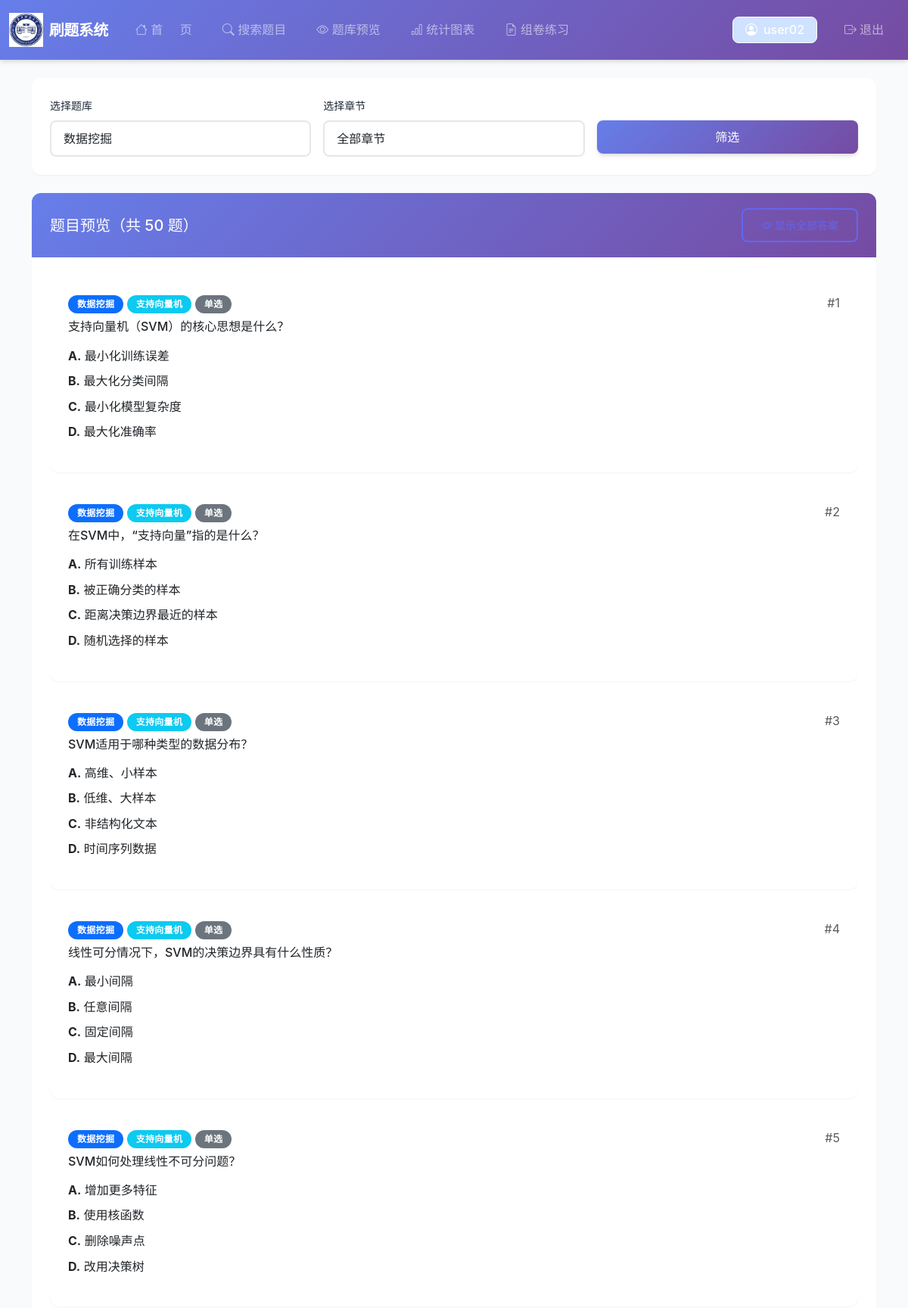
Screenshot of /user/preview.php?bank_id=1 (signed in, upper part) with the database file from the repository.
### tables this page shows
CREATE TABLE IF NOT EXISTS questions (
                                         id INT PRIMARY KEY AUTO_INCREMENT COMMENT '题目ID，主键，自增',
                                         bank_id INT NOT NULL COMMENT '所属题库ID',
                                         chapter_id INT NOT NULL COMMENT '所属章节ID',
                                         title TEXT NOT NULL COMMENT '题目内容，非空',
                                         type ENUM('single', 'multiple', 'fill', 'essay') NOT NULL COMMENT '题目类型：single(单选题)/multiple(多选题)/fill(填空题)/essay(简答题)',
    answer JSON NOT NULL COMMENT '正确答案，JSON格式存储',
    analysis TEXT COMMENT '题目解析',
    created_at TIMESTAMP DEFAULT CURRENT_TIMESTAMP COMMENT '创建时间，默认当前时间戳',
    FOREIGN KEY (bank_id) REFERENCES question_banks(id) ON DELETE CASCADE,
    FOREIGN KEY (chapter_id) REFERENCES chapters(id) ON DELETE CASCADE,
    INDEX idx_bank_id (bank_id),
    INDEX idx_chapter_id (chapter_id),
    INDEX idx_type (type)
    );

CREATE TABLE IF NOT EXISTS question_banks (
                                              id INT PRIMARY KEY AUTO_INCREMENT COMMENT '题库ID，主键，自增',
                                              name VARCHAR(100) NOT NULL COMMENT '题库名称，非空',
    description TEXT COMMENT '题库描述',
    created_at TIMESTAMP DEFAULT CURRENT_TIMESTAMP COMMENT '创建时间，默认当前时间戳'
    );

CREATE TABLE IF NOT EXISTS chapters (
                                        id INT PRIMARY KEY AUTO_INCREMENT COMMENT '章节ID，主键，自增',
                                        bank_id INT NOT NULL COMMENT '所属题库ID',
                                        chapter_name VARCHAR(100) NOT NULL COMMENT '章节名称，非空',
    sort_order INT DEFAULT 0 COMMENT '排序顺序，默认0',
    created_at TIMESTAMP DEFAULT CURRENT_TIMESTAMP COMMENT '创建时间，默认当前时间戳',
    FOREIGN KEY (bank_id) REFERENCES question_banks(id) ON DELETE CASCADE,
    INDEX idx_bank_id (bank_id)
    );

CREATE TABLE IF NOT EXISTS options (
                                       id INT PRIMARY KEY AUTO_INCREMENT COMMENT '选项ID，主键，自增',
                                       question_id INT NOT NULL COMMENT '所属题目ID',
                                       option_label VARCHAR(10) NOT NULL COMMENT '选项标签，如A、B、C、D',
    option_text TEXT NOT NULL COMMENT '选项内容，非空',
    sort_order INT DEFAULT 0 COMMENT '排序顺序，默认0',
    FOREIGN KEY (question_id) REFERENCES questions(id) ON DELETE CASCADE,
    INDEX idx_question_id (question_id)
    );

### user/preview.php (the view, shortened to what this page needs)
<?php
$pdo = getDB();
$banks = $pdo->query("SELECT * FROM question_banks ORDER BY name")->fetchAll();
$bankId = isset($_GET['bank_id']) ? intval($_GET['bank_id']) : 0;
$questions = [];
if ($bankId) {
    $where = ["q.bank_id = ?"];
    $params = [$bankId];
    $sql = "SELECT q.*, qb.name as bank_name, c.chapter_name
            FROM questions q
            LEFT JOIN question_banks qb ON qb.id = q.bank_id
            LEFT JOIN chapters c ON c.id = q.chapter_id
            WHERE " . implode(" AND ", $where) . "
            ORDER BY c.sort_order, q.id";
    $stmt = $pdo->prepare($sql);
    $stmt->execute($params);
    $questions = $stmt->fetchAll();
    foreach ($questions as &$q) {
        $stmt = $pdo->prepare("SELECT * FROM options WHERE question_id = ? ORDER BY sort_order");
        $stmt->execute([$q['id']]);
        $q['options'] = $stmt->fetchAll();
    }
}
?>
<?php include '../includes/header.php'; ?>
<?php include 'includes/navbar.php'; ?>
<div class="container">
    <div class="card mb-4">
        <div class="card-body">
            <form method="GET" class="row g-3">
                <div class="col-md-4">
                    <label class="form-label">选择题库</label>
                    <select class="form-select" name="bank_id" onchange="this.form.submit()">
                        <?php foreach ($banks as $bank): ?>
                            <option value="<?php echo $bank['id']; ?>" <?php echo ($bankId == $bank['id']) ? 'selected' : ''; ?>>
                                <?php echo htmlspecialchars($bank['name']); ?>
                            </option>
                        <?php endforeach; ?>
                    </select>
                </div>
                <div class="col-md-4">
                    <label class="form-label">选择章节</label>
                    <select class="form-select" name="chapter_id" onchange="this.form.submit()">
                        <option value="">全部章节</option>
                    </select>
                </div>
                <div class="col-md-4">
                    <label class="form-label">&nbsp;</label>
                    <button type="submit" class="btn btn-primary w-100">筛选</button>
                </div>
            </form>
        </div>
    </div>
    <?php if (empty($questions)): ?>
        <div class="card">
            <div class="card-body text-center text-muted py-5">
                <i class="bi bi-inbox" style="font-size: 3rem;"></i>
                <p class="mt-3">请选择题库和章节进行预览</p>
            </div>
        </div>
    <?php else: ?>
        <div class="card">
            <div class="card-header d-flex justify-content-between align-items-center">
                <h5 class="mb-0">题目预览（共 <?php echo count($questions); ?> 题）</h5>
                <button class="btn btn-sm btn-outline-primary" onclick="toggleAllAnswers()" id="toggleAllBtn">
                    <i class="bi bi-eye" id="toggleAllIcon"></i>
                    <span id="toggleAllText">显示全部答案</span>
                </button>
            </div>
            <div class="card-body">
                <?php foreach ($questions as $index => $q): ?>
                    <div class="card mb-3 question-item">
                        <div class="card-body">
                            <div class="d-flex justify-content-between mb-2">
                                <div>
                                    <span class="badge bg-primary"><?php echo htmlspecialchars($q['bank_name']); ?></span>
                                    <span class="badge bg-info"><?php echo htmlspecialchars($q['chapter_name']); ?></span>
                                    <?php
                                    $typeNames = ['single' => '单选', 'multiple' => '多选', 'fill' => '填空', 'essay' => '论述'];
                                    echo '<span class="badge bg-secondary">' . ($typeNames[$q['type']] ?? $q['type']) . '</span>';
                                    ?>
                                </div>
                                <span class="text-muted">#<?php echo $index + 1; ?></span>
                            </div>
                            <h6 class="mb-3"><?php echo htmlspecialchars($q['title']); ?></h6>
                            <?php if (!empty($q['options'])): ?>
                                <div class="mb-3">
                                    <?php foreach ($q['options'] as $opt): ?>
                                        <div class="mb-2">
                                            <strong><?php echo htmlspecialchars($opt['option_label']); ?>.</strong>
                                            <?php echo htmlspecialchars($opt['option_text']); ?>
                                        </div>
                                    <?php endforeach; ?>
                                </div>
                            <?php endif; ?>
                        </div>
                    </div>
                <?php endforeach; ?>
            </div>
        </div>
    <?php endif; ?>
</div>
<?php include '../includes/footer.php'; ?>

### assets/css/style.css (style rules this page uses)
:root { --primary-color: #6366f1; --primary-dark: #4f46e5; --primary-light: #818cf8; --primary-gradient: linear-gradient(135deg, #667eea 0%, #764ba2 100%); --primary-gradient-light: linear-gradient(135deg, #818cf8 0%, #a78bfa 100%); --success-color: #10b981; --danger-color: #ef4444; --warning-color: #f59e0b; --info-color: #3b82f6; --text-primary: #1f2937; --text-secondary: #6b7280; --text-light: #9ca3af; --bg-primary: #ffffff; --bg-secondary: #f9fafb; --bg-tertiary: #f3f4f6; --border-color: #e5e7eb; --border-radius: 12px; --border-radius-sm: 8px; --border-radius-lg: 16px; --shadow-sm: 0 1px 2px 0 rgba(0, 0, 0, 0.05); --shadow-md: 0 4px 6px -1px rgba(0, 0, 0, 0.1), 0 2px 4px -1px rgba(0, 0, 0, 0.06); --shadow-lg: 0 10px 15px -3px rgba(0, 0, 0, 0.1), 0 4px 6px -2px rgba(0, 0, 0, 0.05); --shadow-xl: 0 20px 25px -5px rgba(0, 0, 0, 0.1), 0 10px 10px -5px rgba(0, 0, 0, 0.04); --transition: all 0.3s cubic-bezier(0.4, 0, 0.2, 1); }
* { margin: 0; padding: 0; box-sizing: border-box; }
body { font-family: -apple-system, BlinkMacSystemFont, 'Segoe UI', 'PingFang SC', 'Hiragino Sans GB', 'Microsoft YaHei', Roboto, 'Helvetica Neue', Arial, sans-serif; color: var(--text-primary); background: var(--bg-secondary); line-height: 1.6; -webkit-font-smoothing: antialiased; -moz-osx-font-smoothing: grayscale; }
.btn { border-radius: var(--border-radius-sm); padding: 10px 24px; font-weight: 500; transition: var(--transition); border: none; cursor: pointer; position: relative; overflow: hidden; }
.btn::before { content: ''; position: absolute; top: 50%; left: 50%; width: 0; height: 0; border-radius: 50%; background: rgba(255, 255, 255, 0.3); transform: translate(-50%, -50%); transition: width 0.6s, height 0.6s; }
.btn-primary { background: var(--primary-gradient); color: white; box-shadow: var(--shadow-md); }
.btn-outline-primary { color: var(--primary-color); border: 2px solid var(--primary-color); background: transparent; }
.card { background: var(--bg-primary); border: none; border-radius: var(--border-radius); box-shadow: var(--shadow-sm); margin-bottom: 24px; transition: var(--transition); overflow: hidden; }
.card-header { background: var(--primary-gradient); color: white; border-radius: 0; padding: 20px 24px; font-weight: 600; font-size: 16px; border: none; }
.card-body { padding: 24px; }
.form-control, .form-select { border: 2px solid var(--border-color); border-radius: var(--border-radius-sm); padding: 10px 16px; transition: var(--transition); background: var(--bg-primary); }
.form-label { font-weight: 500; color: var(--text-primary); margin-bottom: 8px; font-size: 14px; }
.badge { padding: 6px 12px; border-radius: 20px; font-weight: 600; font-size: 12px; letter-spacing: 0.3px; }
html { scroll-behavior: smooth; }

### rows the page displays
questions: bank.name "数据挖掘", chapter.chapter_name "支持向量机", type "单选", title "支持向量机（SVM）的核心思想是什么？"
options: option_label "A", option_text "最小化训练误差"
options: option_label "B", option_text "最大化分类间隔"
options: option_label "C", option_text "最小化模型复杂度"
options: option_label "D", option_text "最大化准确率"
questions: bank.name "数据挖掘", chapter.chapter_name "支持向量机", type "单选", title "在SVM中，“支持向量”指的是什么？"
options: option_label "A", option_text "所有训练样本"
options: option_label "B", option_text "被正确分类的样本"
options: option_label "C", option_text "距离决策边界最近的样本"
options: option_label "D", option_text "随机选择的样本"
questions: bank.name "数据挖掘", chapter.chapter_name "支持向量机", type "单选", title "SVM适用于哪种类型的数据分布？"
options: option_label "A", option_text "高维、小样本"
options: option_label "B", option_text "低维、大样本"
options: option_label "C", option_text "非结构化文本"
options: option_label "D", option_text "时间序列数据"
questions: bank.name "数据挖掘", chapter.chapter_name "支持向量机", type "单选", title "线性可分情况下，SVM的决策边界具有什么性质？"
options: option_label "A", option_text "最小间隔"
options: option_label "B", option_text "任意间隔"
options: option_label "C", option_text "固定间隔"
options: option_label "D", option_text "最大间隔"
questions: bank.name "数据挖掘", chapter.chapter_name "支持向量机", type "单选", title "SVM如何处理线性不可分问题？"
options: option_label "A", option_text "增加更多特征"
options: option_label "B", option_text "使用核函数"
options: option_label "C", option_text "删除噪声点"
options: option_label "D", option_text "改用决策树"

### other values shown
$_SESSION['username'] "user02"
count($questions) "50"
form field bank_id "数据挖掘"
